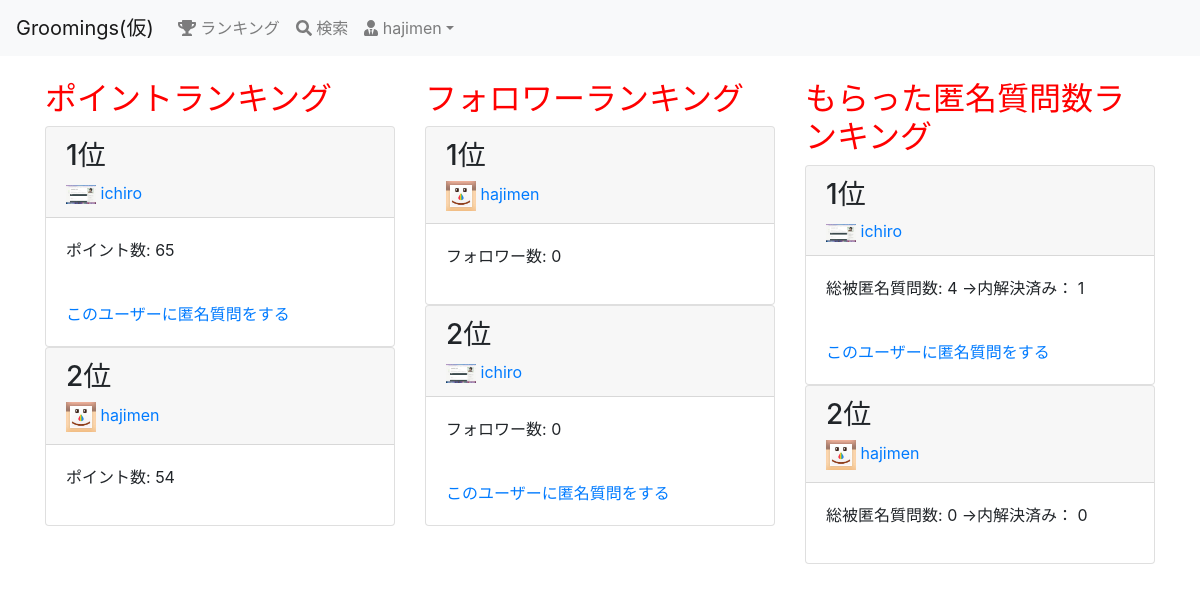
The app's page /ranking/ (signed in) with its own data.
### groomings/models.py (models this page shows, shortened)
class User(AbstractBaseUser, PermissionsMixin):
    username = models.CharField(max_length=150)
    email = models.EmailField(max_length=255, unique=True)
    image = models.FileField(upload_to='user_image/', null=True, blank=True)
    point = models.IntegerField(default=50, validators=[MinValueValidator(0)])
    follow = models.ManyToManyField(
        'self', blank=True, symmetrical=False, related_name="follower"
    )
    is_active = models.BooleanField(default=True)
    is_staff = models.BooleanField(default=False) # 管理画面にログインできるかどうか
    USERNAME_FIELD = 'email' # このテーブルのレコードを一意に識別
    REQUIRED_FIELDS = ['username'] # スーパーユーザー作成時に入力する(emailとパスワードは必須だからそれ以外で)
    objects = UserManager()
    class Meta:
        db_table = 'user'

### groomings/views.py (the view)
# urls.py: path(r'ranking/', views.ranking, name='ranking'), # ランキング用のページ
def ranking(request):
    points = User.objects.order_by('-point')[:10]
    follower = User.objects.annotate(num_follower=Count('follower')).order_by('-num_follower')[:10]
    num_que = User.objects.annotate(num_que=Count('user_receive_question')).order_by('-num_que')[:10]
    post_orderby_favo = Post.objects.annotate(num_favo=Count('favorite')).order_by('-num_favo')[:10]
    return render(request, 'groomings/ranking.html',context={"points": points, "followers": follower, "num_que": num_que, "goods": post_orderby_favo}) # , 'id': user_id})

### groomings/templatetags/tag_event.py (called while the page is built)
@register.filter(name="count_nonactive")
def count_nonactive(user):
    return user.user_receive_question.filter(is_active=False).count()

### groomings/templates/groomings/ranking.html (shortened to what this page needs)
{% extends "groomings/base.html" %}
{% load static %}
{% load tag_event %}
{% block content %}
  <div class="row">
    <div class="col-md-4">
      <h2>ポイントランキング</h2>
      {% for userrank in points %}
       <div class="card">
          <div class="card-header">
            <h3>{{ forloop.counter }}位</h3>
            {% if userrank.image %}
              <img src="{{ userrank.image.url }}" alt="" width="30px">
            {% else %}
              <img src="{% static 'static_image/default.png' %}" alt="" width="30px">
            {% endif %}
            <a href="{% url 'groomings:user' userrank.id  %}">{{ userrank.username }}</a>
          </div>
          <div class="card-body">
            <p>ポイント数: {{ userrank.point }}</p>
            {% if user.is_authenticated %}
              {% if userrank != request.user %}
                <br><a href="{% url 'groomings:create_question' userrank.id %}">このユーザーに匿名質問をする</a>
              {% endif %}
            {% endif %}
          </div>
        </div>
      {% endfor %}
    </div>
    <div class="col-md-4">
      <h2>フォロワーランキング</h2>
      {% for follower in followers %}
        <div class="card">
          <div class="card-header">
            <h3>{{ forloop.counter }}位</h3>
            {% if follower.image %}
              <img src="{{ follower.image.url }}" alt="" width="30px">
            {% else %}
              <img src="{% static 'static_image/default.png' %}" alt="" width="30px">
            {% endif %}
            <a href="{% url 'groomings:user' follower.id  %}">{{ follower.username }}</a>
          </div>
          <div class="card-body">
            <p>フォロワー数: {{ follower.follower.count }}</p>
            {% if user.is_authenticated %}
              {% if follower != request.user %}
                <br><a href="{% url 'groomings:create_question' follower.id %}">このユーザーに匿名質問をする</a>
              {% endif %}
            {% endif %}
          </div>
        </div>
      {% endfor %}
    </div>
    <div class="col-md-4">
      <h2>もらった匿名質問数ランキング</h2>
      {% for que in num_que %}
        <div class="card">
          <div class="card-header">
            <h3>{{ forloop.counter }}位</h3>
            {% if que.image %}
              <img src="{{ que.image.url }}" alt="" width="30px">
            {% else %}
              <img src="{% static 'static_image/default.png' %}" alt="" width="30px">
            {% endif %}
            <a href="{% url 'groomings:user' que.id  %}">{{ que.username }}</a>
          </div>
          <div class="card-body">
            <p>総被匿名質問数: {{ que.user_receive_question.count }} →内解決済み： {{ que | count_nonactive }}</p>
            {% if user.is_authenticated %}
              {% if que != request.user %}
                <br><a href="{% url 'groomings:create_question' que.id %}">このユーザーに匿名質問をする</a>
              {% endif %}
            {% endif %}
          </div>
        </div>
      {% endfor %}
    </div>
</div>
{% endblock %}

### groomings/templates/groomings/base.html (shortened to what this page needs)
{% load static %}<!DOCTYPE html>
<html lang="ja">
    <head>
        <link rel="stylesheet" type="text/css" href="{% static 'base.css' %}">
        <link rel="stylesheet" href="https://stackpath.bootstrapcdn.com/bootstrap/4.5.0/css/bootstrap.min.css">
    </head>
    <body>
        <header class="mb-4">
            <nav class="navbar navbar-expand-sm navbar-light bg-light">
                <a href="{% url 'groomings:top' %}" class="navbar-brand">Groomings(仮)</a>
                <div class="collapse navbar-collapse" id="nav-bar">
                    <ul class="navbar-nav">
                        <li class="nav-item"><a href="{% url 'groomings:ranking' %}" class="nav-link"><i class="fas fa-trophy"></i> ランキング</a></li>
                        <li class="nav-item"><a href="{% url 'groomings:search' %}" class="nav-link"><i class="fas fa-search"></i> 検索</a></li>
                        <li class="nav-item dropdown">
                            {% if request.user.is_authenticated %}
                            <a href="#" class="nav-link dropdown-toggle" data-toggle="dropdown"><i class="fas fa-user-tie"></i> {{ request.user.username }}</a>
                            {% endif %}
                        </li>
                    </ul>
                </div>
            </nav>
        </header>
        <div class="container">
            {% block content %}{% endblock %}
        </div>
    </body>
</html>

### static/base.css (style rules this page uses)
h2 { color: red; }

### records on screen
User: user.username "hajimen", username "hajimen", point "54", follower.count "0", user_receive_question.count "0", id "0"
User: image (picture), username "ichiro", point "65", shows "このユーザーに匿名質問をする", follower.count "0", user_receive_question.count "4", id "1"
